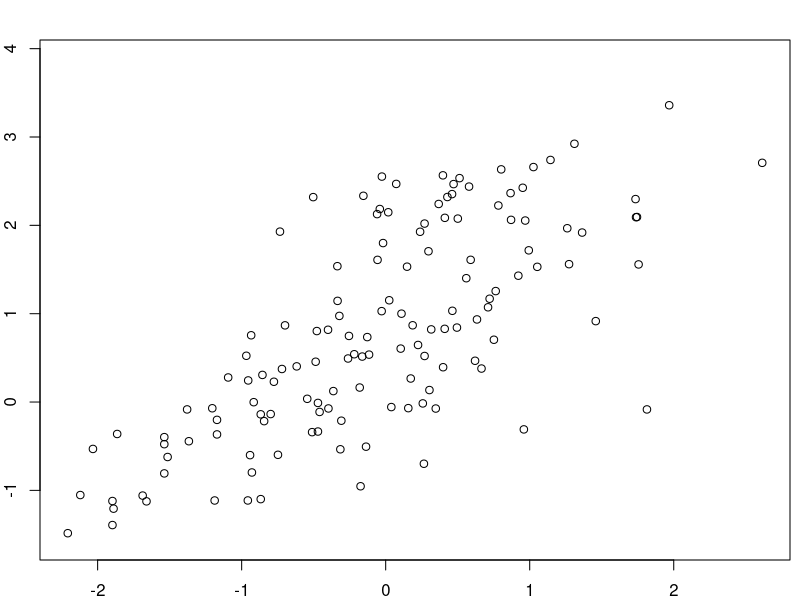
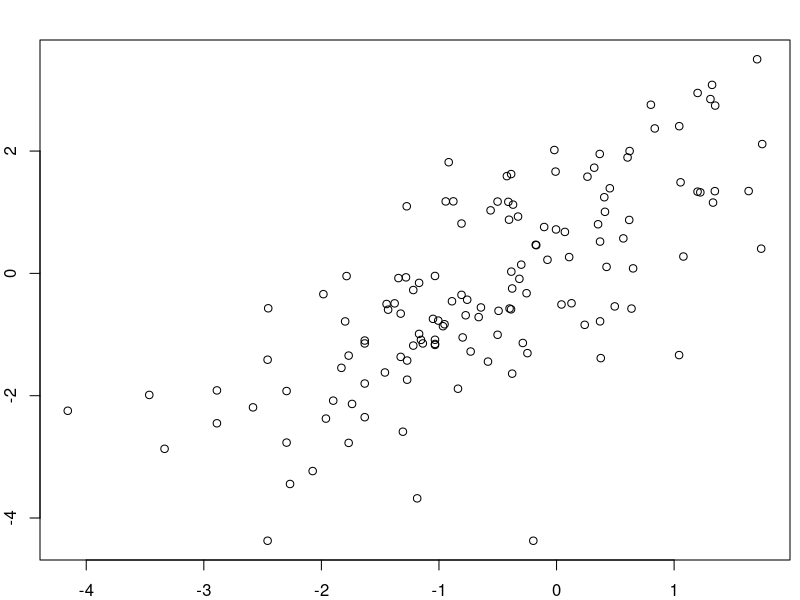
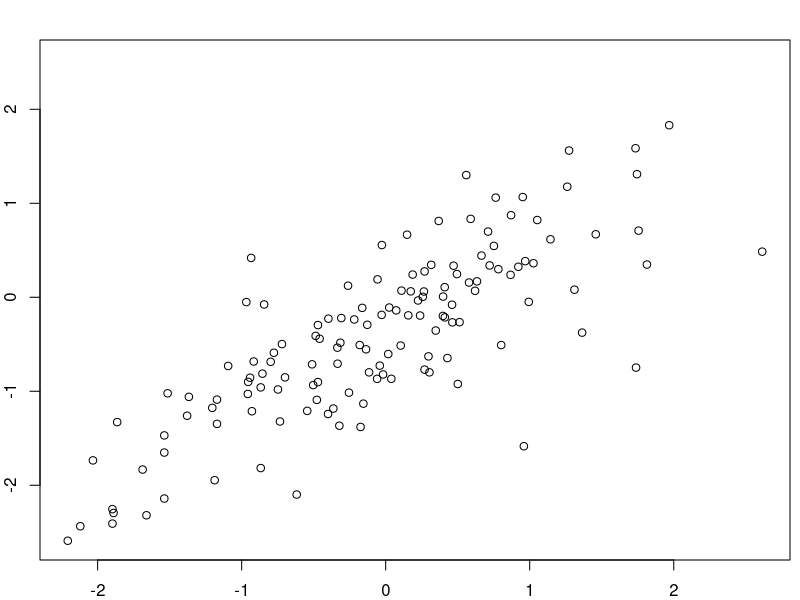
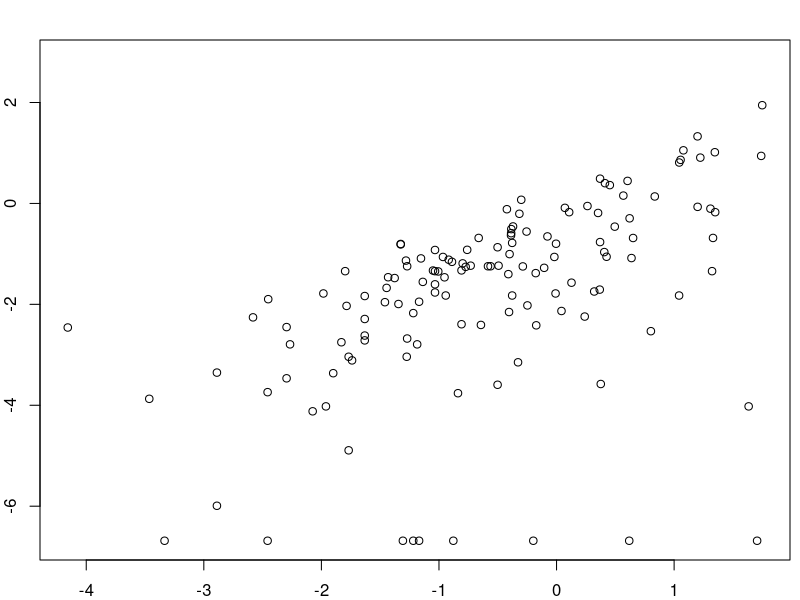
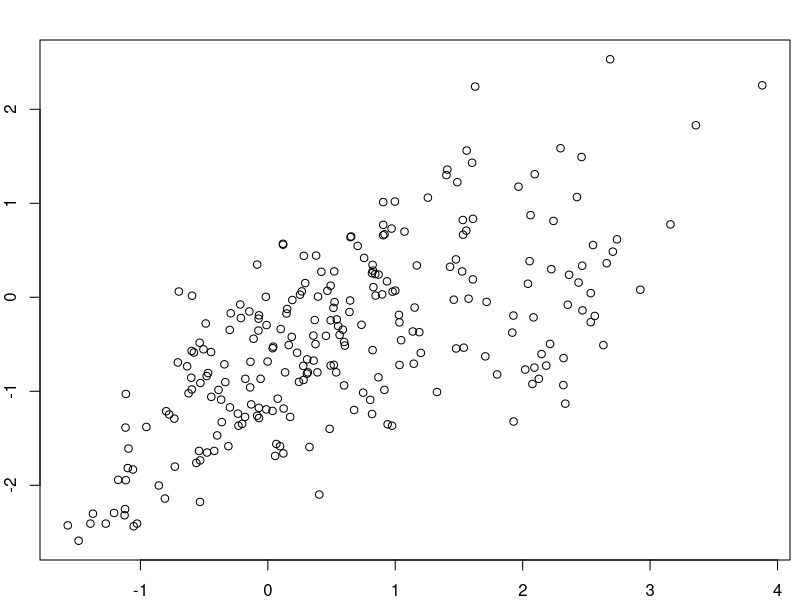
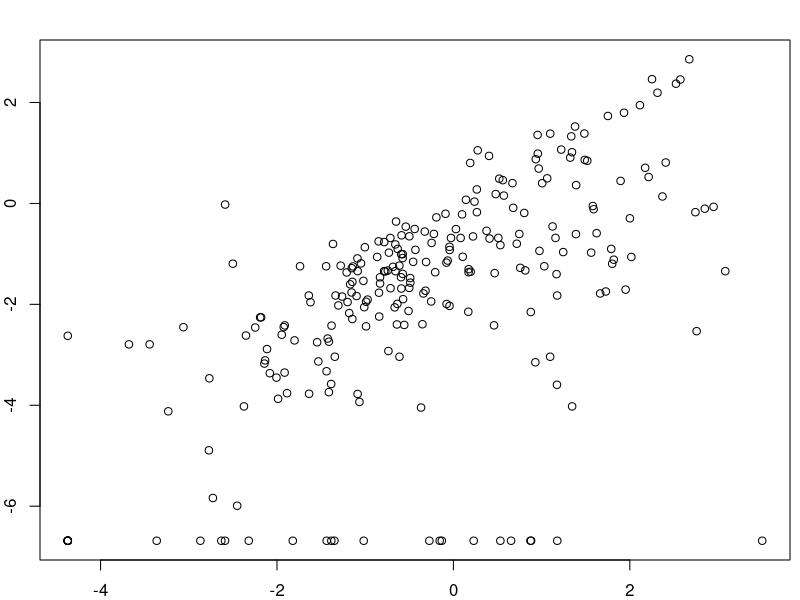
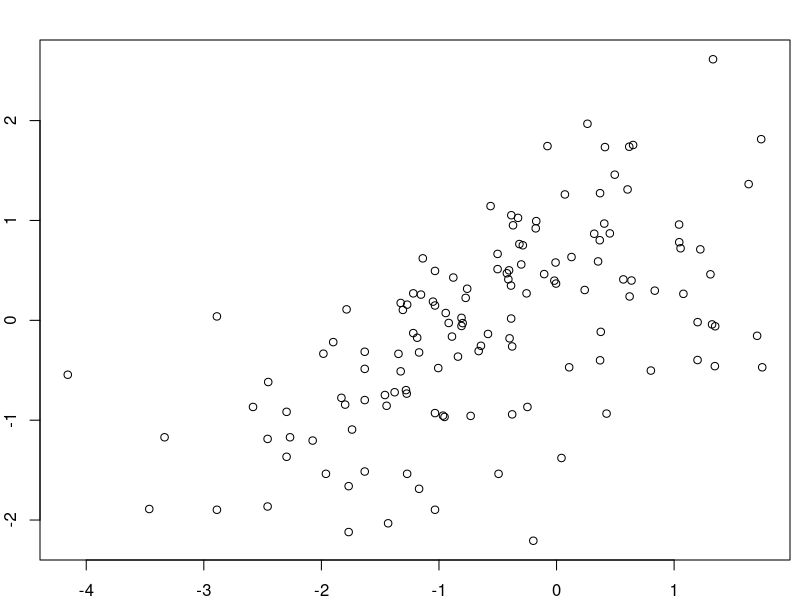
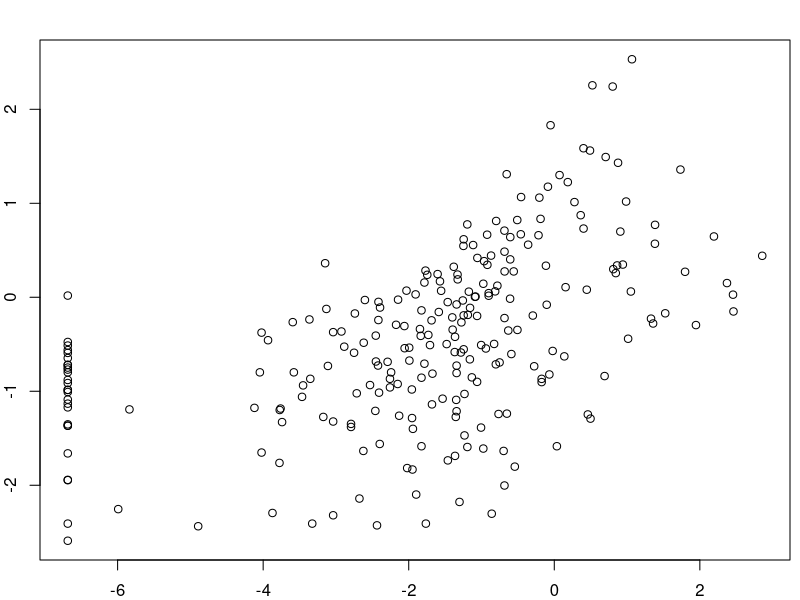

Write R code to recreate these figures, in order.
##################################################################################
##################################################################################
###############                 GA ponds HABS Analysis              ##############
##################################################################################
##################################################################################


###################################################################
####### 1) read master file and make any necessary edits  #########
###################################################################


library(plyr)
#library(devtools)

setwd("C:/Users/straussa/Documents/Research/Strauss Lab - UGA/GA zoop surveys/Whitehall data")
alldata <- read.csv("GAponds.master.summary.csv", na.strings=c("", "NA"))


###################################################################
####### 2) how correlated are different metrics of algae?  ########
###################################################################

# will need to deal with negative values of PC before attempting log transform. 
# add value to each that is difference between most negative and smallest positive:
pc.int.unf.add <- min(alldata[alldata$pc.int.unf>0,]$pc.int.unf, na.rm=T) 
pc.tot.add <- min(alldata[alldata$pc.tot>0,]$pc.tot, na.rm=T) 
pc.surf.add <- min(alldata[alldata$pc.surf>0,]$pc.surf, na.rm=T) 

par(mfrow=c(1,1),mar=c(2,2,2,0.5), oma=c(0,0,0,0))

# total from integrated sample is correlated pretty well with area-under-curve of profile for chlorophyll:
plot(log(alldata$chl.int.unf), log(alldata$chl.tot))
# and phycocyanins:
plot(log(alldata$pc.int.unf+pc.int.unf.add), log(alldata$pc.tot+pc.tot.add))

# integrated unfiltered sample is even better correlated with chl on surface..
plot(log(alldata$chl.int.unf), log(alldata$chl.surf))
# okay for pc
plot(log(alldata$pc.int.unf+pc.int.unf.add), log(alldata$pc.surf+pc.surf.add))

# and surface vs. integrated trapz:
plot(log(alldata$chl.tot), log(alldata$chl.surf))
plot(log(alldata$pc.tot+pc.tot.add), log(alldata$pc.surf+pc.surf.add))

# okay, so, in general, these metrics are at least reasonably well correlated within chl or pc.
# But is chl generally correlated with pc?
plot(log(alldata$pc.int.unf+pc.int.unf.add), log(alldata$chl.int.unf))
plot(log(alldata$pc.surf+pc.surf.add), log(alldata$chl.surf))
plot(log(alldata$pc.tot+pc.tot.add),log(alldata$chl.tot))
# hmm all are pretty good relationships. good to know. so, more cyanobacteria usually means more
# total alage too


###################################################################
############## 3) is inedible algae assay working?  ###############
###################################################################

# i.e., is fluorescence always lower after pouring through 30um mesh??
edined <- alldata[!is.na(alldata$chl.int.30),]
edined$chl.remain <- 1-(edined$chl.int.30 / edined$chl.int.unf)
hist(edined$chl.remain)
plot(edined$chl.int.unf, edined$chl.remain); abline(h=0, lty=2)
edined[edined$chl.remain < -0.1,1:5]
# so for chlorophyll, it usually works, with one big outlier. okay. 

edined$pc.remain <- 1-(edined$pc.int.30 / edined$pc.int.unf)
hist(edined$pc.remain)
plot(edined$pc.int.unf, edined$pc.remain); abline(h=0, lty=2)
edined[edined$pc.remain < -0.1,1:5]
# and similar for pc. okay, seems promising. note that the outlier is a different
# sample though. need to get more data before assessing. 



###################################################################
############## 4) plot seasonal changes in algae  #################
###################################################################

# for plotting
colnames(alldata)
min(alldata$jday_cum)
max(alldata$jday_cum)

# re-order so lakes with more data plotted first
sumlakes <- unique(alldata$lake_id)
sumlakes.ord <- sumlakes[rev(order(table(alldata$lake_id)))]
colnames(alldata)

setwd("C:/Users/straussa/Documents/Research/Strauss Lab - UGA/GA zoop surveys/Whitehall data")
png("whitehall.HABs.png", width = 12, height = 5, res = 600, units='in')

par(mfrow=c(2,6),mar=c(0.5,0.5,0,0), oma=c(2.5,2.5,0.5,2.5))

for(i in 1:length(sumlakes.ord)){
  print(sumlakes.ord[i])
  temp <- alldata[alldata$lake_id==sumlakes.ord[i],]
  plot(temp$jday_cum, temp$t.surf, cex=0,ylim=c(0,60), xlim=c(70,620),
       xaxt="n", yaxt="n", ann=F)
  points(temp$jday_cum, temp$chl.surf, type="o", col="green", pch=0)
  points(temp$jday_cum, temp$t.surf, type="o", col="black", pch=1)
  main=sumlakes.ord[i]
  if(i>6){axis(side=1, at=c(100,300,500))}
  if(i==1 | i==7){axis(side=2, at=c(0,20,40,60))}
  
  # separate scale for phycocyanins 
  par(new=T)
  plot(temp$jday_cum, temp$pc.surf, ylim=c(0,22), xlim=c(70,620),
       xaxt="n", yaxt="n", ann=F)
  points(temp$jday_cum, temp$pc.surf, type="o", col="red", pch=2)
  if(i==6 | i==12){axis(side=4, at=c(0,10,20), col="red", col.axis="red")}
}

dev.off()


# # just catfish:
# setwd("C:/Users/straussa/Documents/Research/Strauss Lab - UGA/GA zoop surveys/Whitehall data")
# png("catfish.png", width = 6, height = 4, res = 600, units='in')
# par(mfrow=c(1,1),mar=c(0.5,0.5,0,0), oma=c(2.5,2.5,0.5,2.5))
# temp <- alldata[alldata$lake_id=="Catfish",]
# plot(temp$jday_cum, temp$t.surf, cex=0,ylim=c(0,60), xlim=c(70,500),
#      xaxt="n", yaxt="n", ann=F)
# points(temp$jday_cum, temp$chl.surf, type="o", col="green", pch=0)
# points(temp$jday_cum, temp$t.surf, type="o", col="black", pch=1)
# axis(side=1, at=c(100,300,500))
# axis(side=2, at=c(0,20,40,60))
# par(new=T)
# plot(temp$jday_cum, temp$pc.surf, ylim=c(0,22), xlim=c(70,500),
#      xaxt="n", yaxt="n", ann=F)
# points(temp$jday_cum, temp$pc.surf, type="o", col="red", pch=2)
# axis(side=4, at=c(0,10,20), col="red", col.axis="red")
# dev.off()


# # just vip:
# setwd("C:/Users/straussa/Documents/Research/Strauss Lab - UGA/GA zoop surveys/Whitehall data")
# png("vip.png", width = 6, height = 4, res = 600, units='in')
# par(mfrow=c(1,1),mar=c(0.5,0.5,0,0), oma=c(2.5,2.5,0.5,2.5))
# temp <- alldata[alldata$lake_id=="VIP",]
# plot(temp$jday_cum, temp$t.surf, cex=0,ylim=c(0,60), xlim=c(70,500),
#      xaxt="n", yaxt="n", ann=F)
# points(temp$jday_cum, temp$chl.surf, type="o", col="green", pch=0)
# points(temp$jday_cum, temp$t.surf, type="o", col="black", pch=1)
# axis(side=1, at=c(100,300,500))
# axis(side=2, at=c(0,20,40,60))
# par(new=T)
# plot(temp$jday_cum, temp$pc.surf, ylim=c(0,22), xlim=c(70,500),
#      xaxt="n", yaxt="n", ann=F)
# points(temp$jday_cum, temp$pc.surf, type="o", col="red", pch=2)
# axis(side=4, at=c(0,10,20), col="red", col.axis="red")
# dev.off()


###################################################################
########### 5) plot HABs project reservoirs on one figure #########
###################################################################

bear <- alldata[alldata$lake_id=="Bear Creek",]
chap <- alldata[alldata$lake_id=="Chapman",]
ogle <- alldata[alldata$lake_id=="Oglethorpe",]
her <- alldata[alldata$lake_id=="Herrick",]
mem <- alldata[alldata$lake_id=="Memorial",]

par(mfrow=c(1,1),mar=c(3,3,3,1), oma=c(0,0,0,0))

plot(bear$jday, bear$pc.int.unf, typ="o", col="blue",
     xlim=c(90,260), ylim=c(0,7),
     xlab="Julian day", ylab="Phycocyanin integrated depth",
     main="Algae in reservoirs summer 2022")
points(chap$jday, chap$pc.int.unf, typ="o", col="green")
points(ogle$jday, ogle$pc.int.unf, typ="o", col="red")
points(mem$jday, mem$pc.int.unf, typ="o", col="brown")
points(her$jday, her$pc.int.unf, typ="o", col="orange")



###################################################################
########### 6) extract some general summary statistics  ###########
###################################################################


max(alldata[alldata$lake_id=="VIP",]$max.depth, na.rm=T)
max(alldata[alldata$lake_id=="Deans",]$max.depth, na.rm=T)
max(alldata[alldata$lake_id=="Big Sister",]$max.depth, na.rm=T)

min(alldata[alldata$lake_id=="Catfish",]$max.depth, na.rm=T)
min(alldata[alldata$lake_id=="NN3",]$max.depth, na.rm=T)
min(alldata[alldata$lake_id=="Deer",]$max.depth, na.rm=T)
min(alldata[alldata$lake_id=="Sister 1",]$max.depth, na.rm=T)



###################################################################
####### 7) plot some dominant zooplankton taxa over time  #########
###################################################################

cat <- alldata[alldata$lake_id=="Catfish",]
sis1 <- alldata[alldata$lake_id=="Sister 1",]
bs <- alldata[alldata$lake_id=="Big Sister",]
vip <- alldata[alldata$lake_id=="VIP",]

colnames(cat)

plot(cat$jday_cum, cat$laevis, type="o", xlim=c(80,500))
plot(sis1$jday_cum, sis1$laevis, type="o", xlim=c(80,500))
plot(bs$jday_cum, bs$ambig, type="o", xlim=c(80,500))


